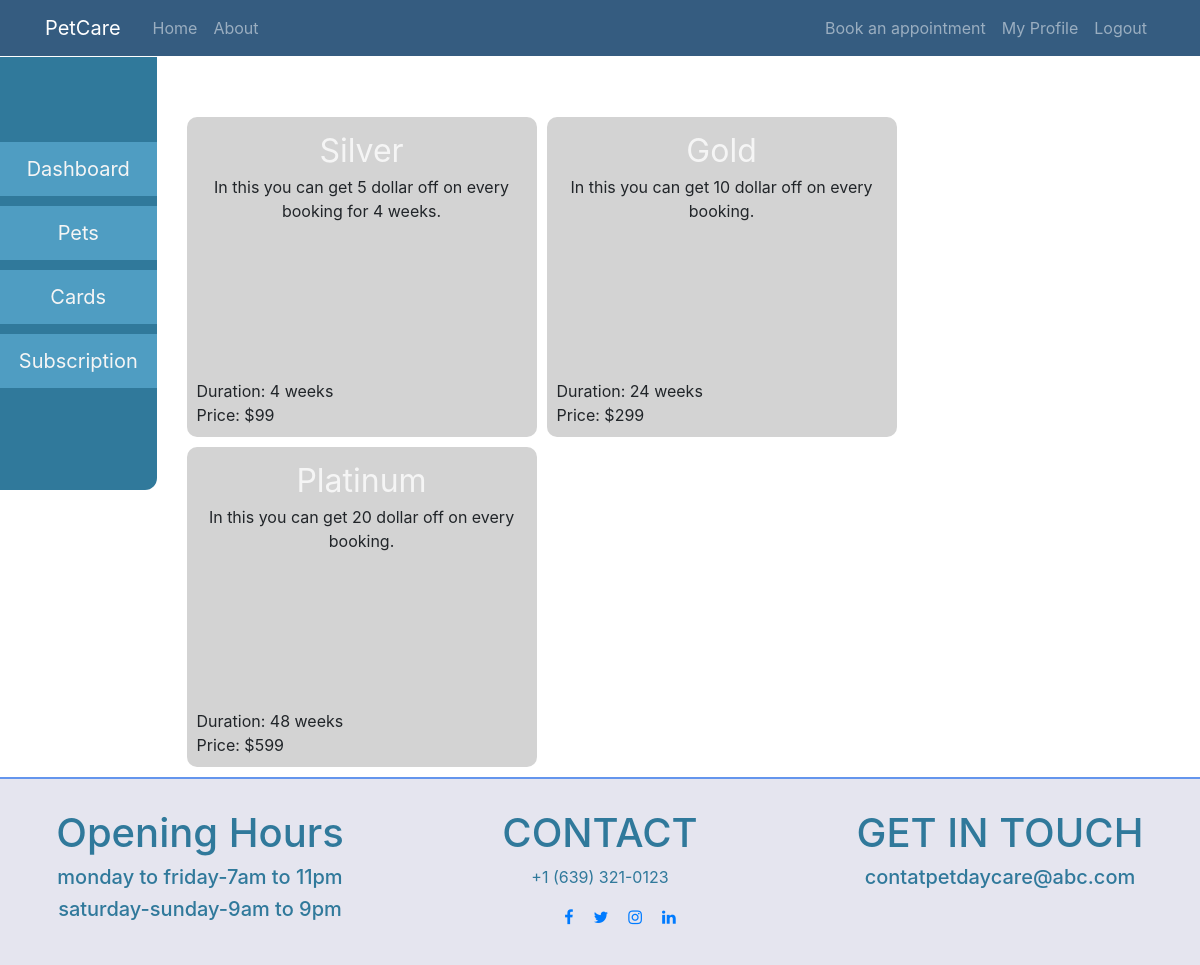
/profile/addsubscription (signed in), run on the app's committed database.
### app/models.py (models this page shows)
class Subscription(db.Model):
    id = db.Column(db.Integer, primary_key=True)
    durationInWeeks = db.Column(db.Integer, nullable=False)
    name = db.Column(db.String(20), nullable=False)
    priceInDollars = db.Column(db.Integer, nullable=False)
    customers = db.relationship('Customer', backref='subscription', lazy=True)
    description = db.Column(db.String(120), nullable=False)

### app/profile_routes.py (the view)
@profile_bp.route("/addsubscription", methods=['GET', 'POST'])
@login_required
def add_subscriptions():
    form=AddSubForm()
    cards=current_user.get_cards()
    allCards=[]
    for card in cards:
        allCards.append((card.id,card.name+" "+card.cardnum))
    form.creditcard.choices=allCards
    if request.form.get("sub_id"):
        id = request.form["sub_id"]
        current_user.subscription_id = id
        current_user.setSubscriptionTime()
        db.session.commit()
        return redirect(url_for("profile_bp.subscriptions"))
    else:
        return render_template("profile/addsubscription.html", subscriptions = Subscription.query.all(),form=form)

### app/login_routes.py (called while the page is built)
@login_manager.user_loader
def load_user(user_id):
    if user_id is not None:
        user = User.query.get(user_id)
        if user is not None:
            return user.get_user()
        else:
            print("User not found")
    return None

### app/models.py (called while the page is built)
    def get_user(self):
        if self.status == "Customer":
            return self.customer
        elif self.status == "Employee":
            return self.employee
        else:
            return self.manager

    def get_cards(self):
        return self.cards

### app/templates/profile/addsubscription.html (shortened to what this page needs)
{% extends "profile_layout.html" %}
{% block main_profile %}
<div class="all-subs">
{% for sub in subscriptions %}
    <div class="sub">
        <div class="sub-name"> {{ sub.name }}</div>
            <div class="sub-description"><p>{{ sub.description }}</p></div>
        <div class="sub-duration">Duration: {{ sub.durationInWeeks }} weeks</div>
            <div class="sub-duration">Price: ${{ sub.priceInDollars }} </div>
    </div>
{%  endfor %}
</div>
{%  endblock %}

### app/static/css/main.css (style rules this page uses)
body,html { width: 100%; height: 100%; }
body { display: flex; flex-direction: column; }

### app/static/css/profile/profile_main.css (style rules this page uses)
body,main,html { height: 100%; }

### app/static/css/profile/subscription.css (style rules this page uses)
.all-subs { display: grid; grid-template-columns: repeat(auto-fit, minmax(250px, 350px)); padding: 10px; grid-gap: 10px; }
.sub { padding: 10px; background-color: lightgray; height: 320px; border-radius: 10px; display: flex; flex-direction: column; position: relative; }
.sub .sub-name { font-size: 2em; color: whitesmoke; text-align: center; }
.sub .sub-description { text-align: center; flex: 1; }
.sub .sub-description p { height: 100%; margin: auto 0; vertical-align: middle; }

### data on the page
Subscription: name "Silver", description "In this you can get 5 dollar off on every booking for 4 weeks.", durationInWeeks "4", priceInDollars "99"
Subscription: name "Gold", description "In this you can get 10 dollar off on every booking.", durationInWeeks "24", priceInDollars "299"
Subscription: name "Platinum", description "In this you can get 20 dollar off on every booking.", durationInWeeks "48", priceInDollars "599"
